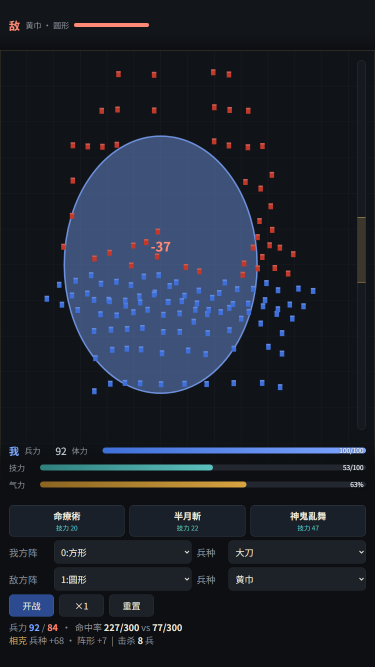
#> input picture project/img/proto_magic.png, 750 x 1334 px, given in place of b0003.png, which was not available (shown at 1/2 size)
$ python p08_lattice.py 3 5 5
#> lines starting #> are read from the running program, lines starting #| are printed output that depends on the picture; after the words box and inside, x2 and y2 are one past the last pixel; in counts of white or black regions, pixels touching at a corner belong together
### work/orig_motion/libimg.py
# libimg.py -- 共用图像工具：读帧、帧差掩码、连通域、blob 统计
# 依赖: numpy + Pillow（本机 dsh 运行时自带）
import os
import numpy as np
from PIL import Image

ROOT = r'F:\sanguo\work\orig_motion'
F30 = os.path.join(ROOT, 'f30')
OUT = os.path.join(ROOT, 'out')

# 战场可视区（排掉 HUD 与左右两侧装饰兵列）
FIELD = dict(x0=85, x1=559, y0=63, y1=252)


def frame(i):
    return np.asarray(Image.open(os.path.join(F30, 'f%04d.png' % i)).convert('RGB'))


def bg():
    return np.asarray(Image.open(os.path.join(OUT, 'bg_median.png')).convert('RGB')).astype(np.int16)


# [7 lines left out: function diffmask, not called in this run]


def label(mask, min_area=30):
    """4 连通域标记（union-find），返回 [(area, x0,y0,x1,y1, ys, xs)]"""
    ys, xs = np.nonzero(mask)
    n = len(ys)
    if n == 0:
        return []
    idx = -np.ones(mask.shape, dtype=np.int32)
    idx[ys, xs] = np.arange(n)
    parent = list(range(n))

    # [10 lines left out: functions find, union, not called in this run]

    for dy, dx in ((0, 1), (1, 0), (1, 1), (1, -1)):
        yy = ys + dy
        xx = xs + dx
        ok = (yy < mask.shape[0]) & (xx >= 0) & (xx < mask.shape[1])
        nb = idx[yy[ok], xx[ok]]
        for a_, b_ in zip(np.arange(n)[ok], nb):
            if b_ >= 0:
                union(a_, b_)
    roots = np.array([find(i) for i in range(n)])
    out = []
    for r in np.unique(roots):
        sel = roots == r
        if sel.sum() < min_area:
            continue
        yy, xx = ys[sel], xs[sel]
        out.append((int(sel.sum()), int(xx.min()), int(yy.min()), int(xx.max()), int(yy.max())))
    out.sort(reverse=True)
    return out


# [5 lines left out: function blob_pixels, not called in this run]

### work/speed_arb/p08_lattice.py
# p08_lattice.py -- 蓝甲掩码 -> 片段合并成"一个人的整体" -> 两两位移直方图 -> 求屏幕格矢
# 用法: p08_lattice.py <k> [dthr] [amin]
import sys, os, numpy as np, itertools, collections
from PIL import Image, ImageDraw
sys.path.insert(0, r'F:\sanguo\work\orig_motion')
from libimg import label

SRC = r'F:\sanguo\work\speed_arb\f30b\b%04d.png'
OUT = r'F:\sanguo\work\speed_arb'
FIELD = dict(x0=83, x1=560, y0=75, y1=249)


def men(k, dthr=35, amin=20, mdx=10, mdy=16):
#> called with k = 3, dthr = 5, amin = 5, mdx = 10, mdy = 16
    a = np.asarray(Image.open(SRC % k).convert('RGB')).astype(np.int16)
    R, B = a[..., 0], a[..., 2]
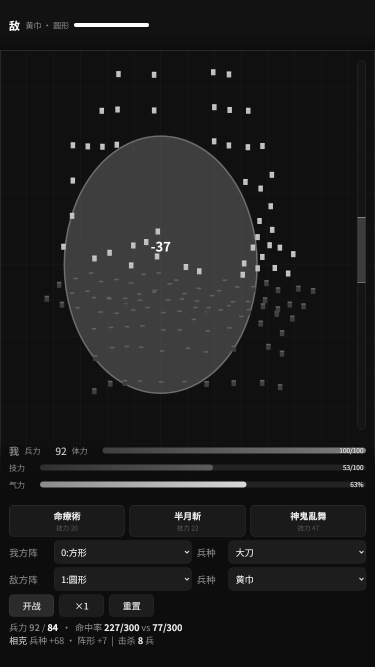
#> R: shape (1334, 750) int16 (shown at 1/2 size); min 9, max 255, mean 29.3
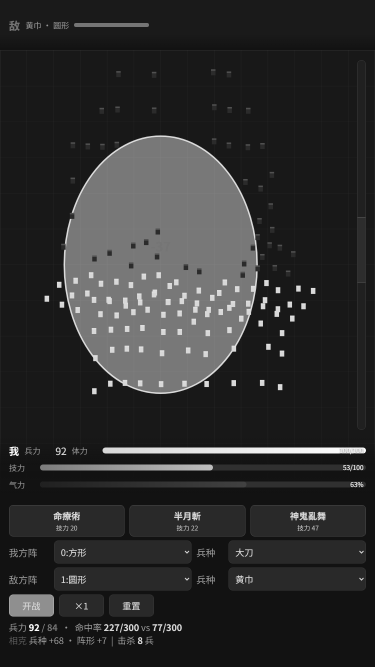
#> B: shape (1334, 750) int16 (shown at 1/2 size); min 14, max 255, mean 45.9
    m = (B - R > dthr) & (B > 60)
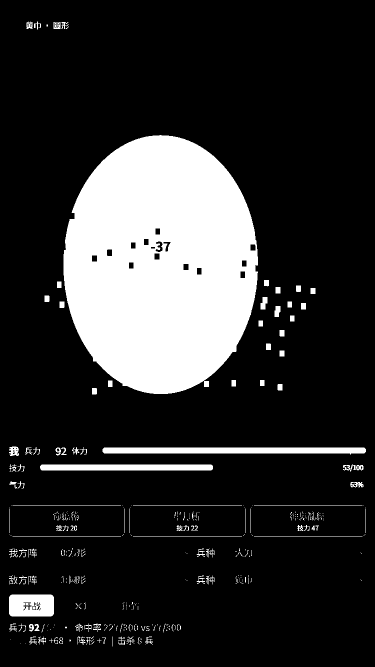
#> m: shape (1334, 750) bool (shown at 1/2 size); 18.2% white; 400 white regions (279 under 20 px), largest, box (x1, y1, x2, y2) and area: (127, 270, 516, 788) 156596, (205, 895, 732, 909) 6304, (80, 929, 426, 941) 4129
    mm = np.zeros_like(m, bool)
    mm[FIELD['y0']:FIELD['y1'], FIELD['x0']:FIELD['x1']] = m[FIELD['y0']:FIELD['y1'], FIELD['x0']:FIELD['x1']]
#> mm: shape (1334, 750) bool; every value is 0
    bl = label(mm, amin)
#> in label, `ys, xs = np.nonzero(mask)`: ys = empty array
#> in label, `n = len(ys)`: n = 0
#> bl = []
    # 合并同一个小人的碎片
    boxes = [[ar, x0, y0, x1, y1] for (ar, x0, y0, x1, y1) in bl]
#> boxes = []
    changed = True
    while changed:
        changed = False
        for i, j in itertools.combinations(range(len(boxes)), 2):
            a1, ax0, ay0, ax1, ay1 = boxes[i]
            a2, bx0, by0, bx1, by1 = boxes[j]
            ci = ((ax0 + ax1) / 2, (ay0 + ay1) / 2)
            cj = ((bx0 + bx1) / 2, (by0 + by1) / 2)
            if abs(ci[0] - cj[0]) <= mdx and abs(ci[1] - cj[1]) <= mdy:
                boxes[i] = [a1 + a2, min(ax0, bx0), min(ay0, by0), max(ax1, bx1), max(ay1, by1)]
                boxes.pop(j)
                changed = True
                break
    boxes.sort(key=lambda b: b[1])
    return a.astype(np.uint8), boxes


if __name__ == '__main__':
    k = int(sys.argv[1])
    dthr = int(sys.argv[2]) if len(sys.argv) > 2 else 35
    amin = int(sys.argv[3]) if len(sys.argv) > 3 else 20
    img, boxes = men(k, dthr, amin)
#> img is the input picture: shape (1334, 750, 3); mean R, G, B 29.3, 35.3, 45.9
#> boxes = []
    print('frame b%04d  men=%d' % (k, len(boxes)))
#| frame b0003  men=0
    C = []
    for n, (ar, x0, y0, x1, y1) in enumerate(boxes):
        cx, cy = (x0 + x1) / 2, (y0 + y1) / 2
        C.append((cx, cy))
        print('%2d a=%4d box=(%3d,%3d)-(%3d,%3d) w=%2d h=%2d c=(%6.1f,%6.1f)' %
              (n, ar, x0, y0, x1, y1, x1 - x0 + 1, y1 - y0 + 1, cx, cy))
#> this loop made 0 passes
#> after the loop, C = []
    # 两两位移（有符号，取较近的一半）
    hist = collections.Counter()
    pairs = []
    for (p, q) in itertools.permutations(range(len(C)), 2):
        dx = C[q][0] - C[p][0]
        dy = C[q][1] - C[p][1]
        if dx <= 0 or abs(dx) > 200 or abs(dy) > 120:
            continue
        key = (int(round(dx)), int(round(dy)))
        hist[key] += 1
        pairs.append((p, q, dx, dy))
#> after the loop, hist = 0 items; pairs = []
    print('\n-- 位移直方图 (dx>0, 只取最近 200x120 内), 出现>=2 次:')
    for key, n in hist.most_common(30):
        if n >= 2:
            print('   d=(%4d,%4d)  n=%d' % (key[0], key[1], n))
    # 画图
    im = Image.fromarray(img)
    dr = ImageDraw.Draw(im)
    for n, (ar, x0, y0, x1, y1) in enumerate(boxes):
        dr.rectangle([x0, y0, x1, y1], outline=(0, 255, 0))
        dr.text((x0, max(0, y0 - 8)), str(n), fill=(255, 255, 0))
    im.save(os.path.join(OUT, 'men_b%04d.png' % k))

$ run again, on project/img/proto_melee.png
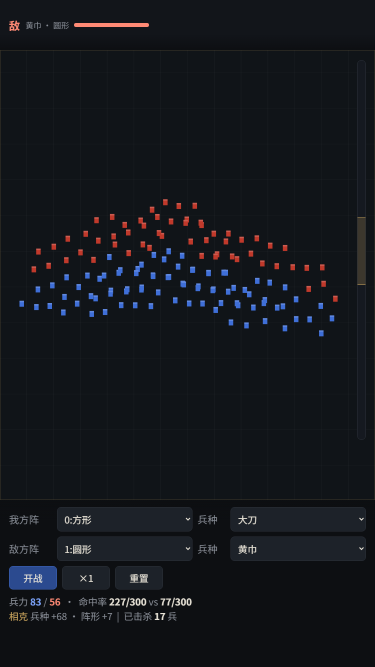
#> input picture project/img/proto_melee.png, 750 x 1334 px, given in place of b0003.png, which was not available (shown at 1/2 size)
#> in men, `R, B = a[..., 0], a[..., 2]`:
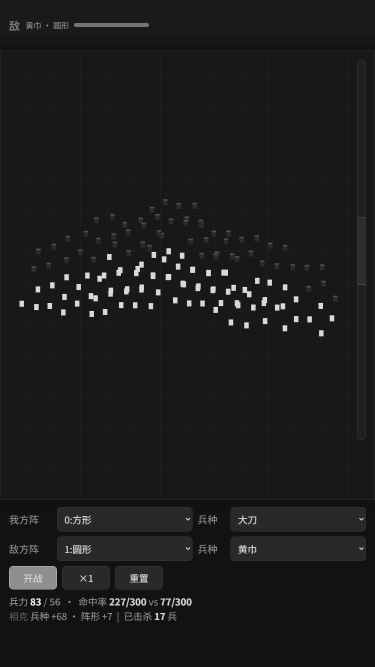
#> B: shape (1334, 750) int16 (shown at 1/2 size); min 17, max 255, mean 27.8
#> in men, `m = (B - R > dthr) & (B > 60)`:
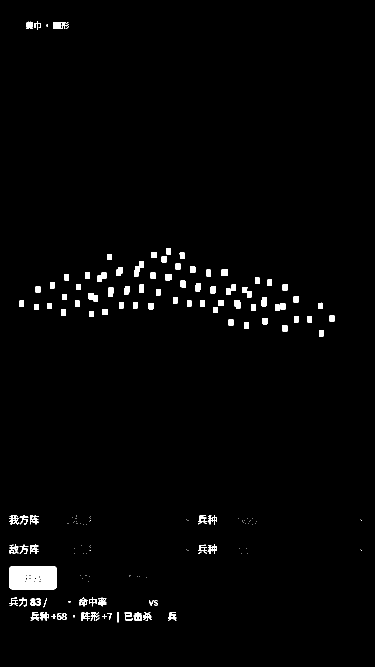
#> m: shape (1334, 750) bool (shown at 1/2 size); 1.7% white; 187 white regions (78 under 20 px), largest, box (x1, y1, x2, y2) and area: (18, 1132, 114, 1179) 4238, (268, 523, 288, 553) 322, (177, 586, 196, 603) 249
#> mm: shape (1334, 750) bool; every value is 0
#> ys = empty array
#> n = 0
#> bl = []
#> img is the input picture: shape (1334, 750, 3); mean R, G, B 19.9, 23, 27.8
#| frame b0003  men=0
#> after the loop `for (p, q) in itertools.permutations(range(len(C)), 2):`: hist = 0 items; pairs = []
